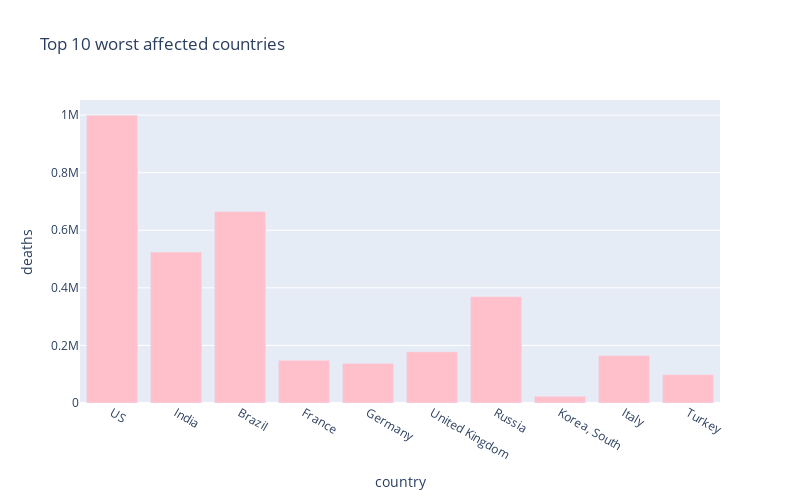

Notebook code for this chart:
### Markdown cell above
# 10 worst hit countries - Death cases

### Code cell
px.bar(
    sorted_country_df.head(10),
    x = "country",
    y = "deaths",
    title= "Top 10 worst affected countries", # the axis names
    color_discrete_sequence=["pink"], 
    height=500,
    width=800
)

### Figure 1 — Plotly figure (JSON) as saved in the notebook; plotly's stock layout.template omitted (floating-point values rounded to 4 significant figures)
{"data": [{"alignmentgroup": "True", "hovertemplate": "country=%{x}<br>deaths=%{y}<extra></extra>", "legendgroup": "", "marker": {"color": "pink", "pattern": {"shape": ""}}, "name": "", "offsetgroup": "", "orientation": "v", "showlegend": false, "textposition": "auto", "type": "bar", "x": ["US", "India", "Brazil", "France", "Germany", "United Kingdom", "Russia", "Korea, South", "Italy", "Turkey"], "xaxis": "x", "y": [999842, 524260, 665216, 148516, 137714, 178063, 370145, 23771, 165346, 98904], "yaxis": "y"}], "layout": {"barmode": "relative", "height": 500, "legend": {"tracegroupgap": 0}, "title": {"text": "Top 10 worst affected countries"}, "width": 800, "xaxis": {"anchor": "y", "domain": [0, 1], "title": {"text": "country"}}, "yaxis": {"anchor": "x", "domain": [0, 1], "title": {"text": "deaths"}}}}
